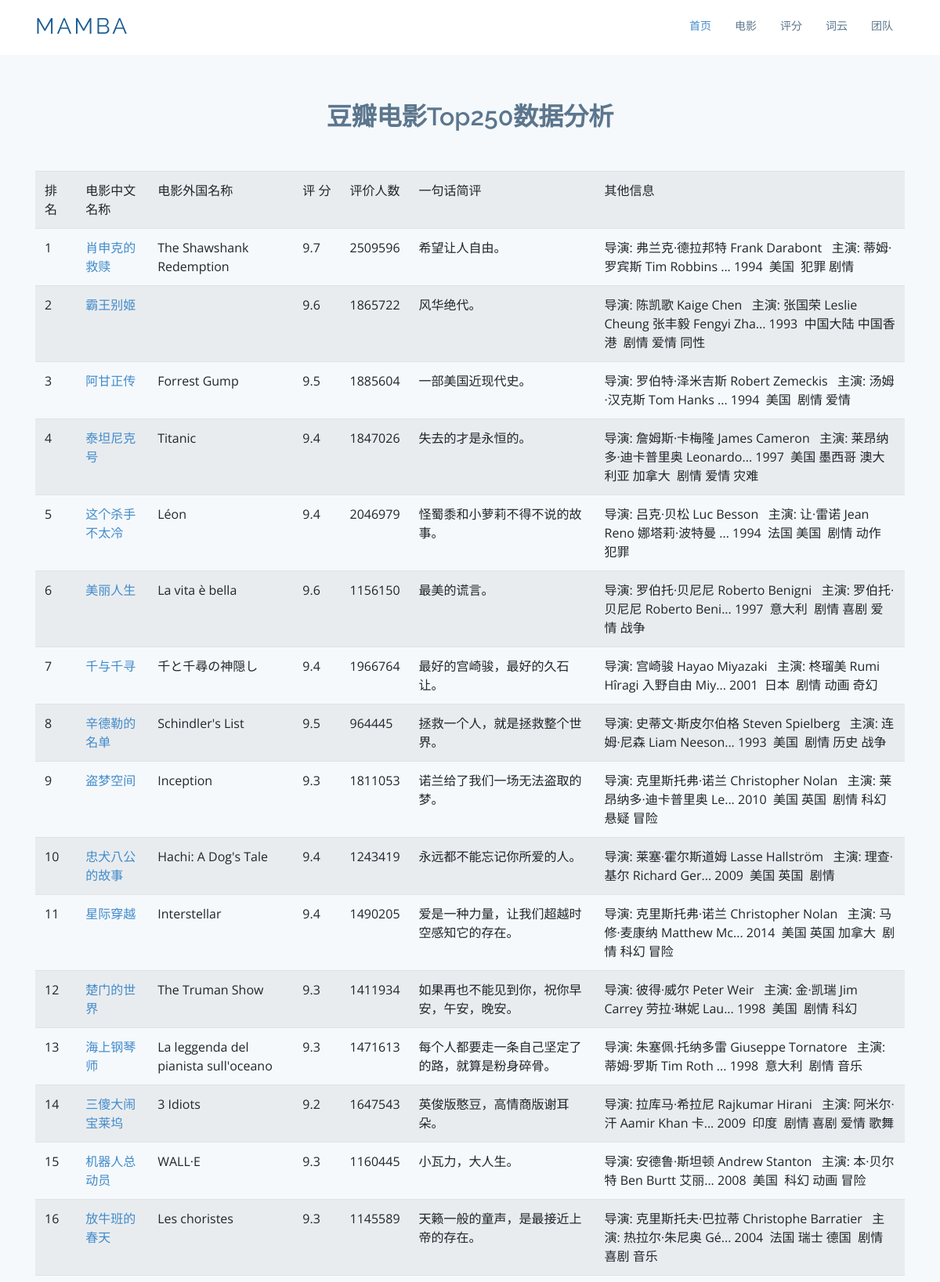
The page /movie (upper part) on the database its author committed.
### tables this page shows
CREATE TABLE movie250
        (
        id integer primary key autoincrement,
        info_link  text,
        img_link   text,
        cname varchar ,
        ename varchar ,
        score numeric ,
        rated numeric ,
        instroduction text,
        info text
        );

### app.py (the view)
@app.route('/movie')
def movie():
    datalist=[]
    con= sqlite3.connect("movie.db")
    cur= con.cursor()
    sql="select * from movie250"
    data= cur.execute(sql)
    for item in data:
        datalist.append(item)
    cur.close()
    con.close()
    return render_template("movie.html",movies=datalist)

### templates/movie.html (shortened to what this page needs)
<!DOCTYPE html>
<html lang="en">
<head>
  <link href="static/assets/vendor/bootstrap/css/bootstrap.min.css" rel="stylesheet">
  <link href="static/assets/vendor/icofont/icofont.min.css" rel="stylesheet">
  <link href="static/assets/vendor/boxicons/css/boxicons.min.css" rel="stylesheet">
  <link href="static/assets/vendor/animate.css/animate.min.css" rel="stylesheet">
  <link href="static/assets/vendor/venobox/venobox.css" rel="stylesheet">
  <link href="static/assets/vendor/aos/aos.css" rel="stylesheet">
  <link href="static/assets/css/style.css" rel="stylesheet">
</head>
<body>
  <header id="header">
    <div class="container">
      <div class="logo float-left">
        <h1 class="text-light"><a href="temp.html"><span>Mamba</span></a></h1>
      </div>
      <nav class="nav-menu float-right d-none d-lg-block">
        <ul>
          <li class="active"><a href="/index">首页</a></li>
          <li><a href="/movie">电影</a></li>
          <li><a href="/score">评分</a></li>
          <li><a href="/word">词云</a></li>
          <li><a href="/team">团队</a></li>
        </ul>
      </nav>
    </div>
  </header>
    <section id="team" class="counts section-bg">
      <div class="container">
        <div class="section-title">
          <h2>豆瓣电影Top250数据分析</h2>
        </div>
          <table class="table table-striped">
              <tr>
                  <td>排名</td>
                  <td>电影中文名称</td>
                  <td>电影外国名称</td>
                  <td>评&nbsp分</td>
                  <td>评价人数</td>
                  <td>一句话简评</td>
                  <td>其他信息</td>
              </tr>
              {% for movie in movies %}
              <tr>
                  <td>{{movie[0]}}</td>
                  <td><a href="{{ movie[1] }}" target="_blank">{{movie[3]}}</a></td>
                  <td>{{movie[4]}}</td>
                  <td>{{movie[5]}}</td>
                  <td>{{movie[6]}}</td>
                  <td>{{movie[7]}}</td>
                  <td>{{movie[8]}}</td>
              </tr>
              {% endfor %}
          </table>
      </div>
    </section>
</body>
</html>

### static/assets/css/style.css (style rules this page uses)
body { font-family: "Open Sans", sans-serif; color: #444; }
a { color: #428bca; }
h1, h2, h3, h4, h5, h6, .font-primary { font-family: "Raleway", sans-serif; }
#header { height: 70px; transition: all 0.5s; transition: all 0.5s; padding: 10px 0; background: #fff; z-index: 997; }
#header .logo h1 { font-size: 28px; margin: 0; padding: 10px 0; line-height: 1; font-weight: 400; letter-spacing: 3px; text-transform: uppercase; }
#header .logo h1 a, #header .logo h1 a:hover { color: #1c5c93; text-decoration: none; }
.nav-menu, .nav-menu * { margin: 0; padding: 0; list-style: none; }
.nav-menu > ul > li { position: relative; white-space: nowrap; float: left; }
.nav-menu a { display: block; position: relative; color: #5c768d; padding: 12px 15px; transition: 0.3s; font-size: 14px; font-family: "Open Sans", sans-serif; }
.nav-menu a:hover, .nav-menu .active > a, .nav-menu li:hover > a { color: #428bca; text-decoration: none; }
.mobile-nav { position: fixed; top: 0; bottom: 0; z-index: 9999; overflow-y: auto; left: -260px; width: 260px; padding-top: 18px; background: #1f3548; transition: 0.4s; }
.mobile-nav * { margin: 0; padding: 0; list-style: none; }
.mobile-nav a { display: block; position: relative; color: #e3f0fc; padding: 10px 20px; font-weight: 500; }
.mobile-nav a:hover, .mobile-nav .active > a, .mobile-nav li:hover > a { color: #9eccf4; text-decoration: none; }
section { padding: 60px 0; }
.section-bg { background-color: #f5f9fc; }
.section-title { text-align: center; padding-bottom: 30px; }
.section-title h2 { font-size: 32px; font-weight: 600; margin-bottom: 20px; padding-bottom: 0; color: #5c768d; }
.counts { padding-bottom: 30px; }

### rows shown on the page
movie250: id "1", cname "肖申克的救赎", ename "The Shawshank Redemption", score "9.7", rated "2509596", instroduction "希望让人自由。", info "导演: 弗兰克·德拉邦特 Frank Darabont 主演: 蒂姆·罗宾斯 Tim Robbins ... 1994 美国 犯罪 剧情"
movie250: id "2", cname "霸王别姬", score "9.6", rated "1865722", instroduction "风华绝代。", info "导演: 陈凯歌 Kaige Chen 主演: 张国荣 Leslie Cheung 张丰毅 Fengyi Zha... 1993 中国大陆 中国香港 剧情 爱情 同性"
movie250: id "3", cname "阿甘正传", ename "Forrest Gump", score "9.5", rated "1885604", instroduction "一部美国近现代史。", info "导演: 罗伯特·泽米吉斯 Robert Zemeckis 主演: 汤姆·汉克斯 Tom Hanks ... 1994 美国 剧情 爱情"
movie250: id "4", cname "泰坦尼克号", ename "Titanic", score "9.4", rated "1847026", instroduction "失去的才是永恒的。", info "导演: 詹姆斯·卡梅隆 James Cameron 主演: 莱昂纳多·迪卡普里奥 Leonardo... 1997 美国 墨西哥 澳大利亚 加拿大 剧情 爱情 灾难"
movie250: id "5", cname "这个杀手不太冷", ename "Léon", score "9.4", rated "2046979", instroduction "怪蜀黍和小萝莉不得不说的故事。", info "导演: 吕克·贝松 Luc Besson 主演: 让·雷诺 Jean Reno 娜塔莉·波特曼 ... 1994 法国 美国 剧情 动作 犯罪"
movie250: id "6", cname "美丽人生", ename "La vita è bella", score "9.6", rated "1156150", instroduction "最美的谎言。", info "导演: 罗伯托·贝尼尼 Roberto Benigni 主演: 罗伯托·贝尼尼 Roberto Beni... 1997 意大利 剧情 喜剧 爱情 战争"
movie250: id "7", cname "千与千寻", ename "千と千尋の神隠し", score "9.4", rated "1966764", instroduction "最好的宫崎骏，最好的久石让。", info "导演: 宫崎骏 Hayao Miyazaki 主演: 柊瑠美 Rumi Hîragi 入野自由 Miy... 2001 日本 剧情 动画 奇幻"
movie250: id "8", cname "辛德勒的名单", ename "Schindler's List", score "9.5", rated "964445", instroduction "拯救一个人，就是拯救整个世界。", info "导演: 史蒂文·斯皮尔伯格 Steven Spielberg 主演: 连姆·尼森 Liam Neeson... 1993 美国 剧情 历史 战争"
movie250: id "9", cname "盗梦空间", ename "Inception", score "9.3", rated "1811053", instroduction "诺兰给了我们一场无法盗取的梦。", info "导演: 克里斯托弗·诺兰 Christopher Nolan 主演: 莱昂纳多·迪卡普里奥 Le... 2010 美国 英国 剧情 科幻 悬疑 冒险"
movie250: id "10", cname "忠犬八公的故事", ename "Hachi: A Dog's Tale", score "9.4", rated "1243419", instroduction "永远都不能忘记你所爱的人。", info "导演: 莱塞·霍尔斯道姆 Lasse Hallström 主演: 理查·基尔 Richard Ger... 2009 美国 英国 剧情"
movie250: id "11", cname "星际穿越", ename "Interstellar", score "9.4", rated "1490205", instroduction "爱是一种力量，让我们超越时空感知它的存在。", info "导演: 克里斯托弗·诺兰 Christopher Nolan 主演: 马修·麦康纳 Matthew Mc... 2014 美国 英国 加拿大 剧情 科幻 冒险"
movie250: id "12", cname "楚门的世界", ename "The Truman Show", score "9.3", rated "1411934", instroduction "如果再也不能见到你，祝你早安，午安，晚安。", info "导演: 彼得·威尔 Peter Weir 主演: 金·凯瑞 Jim Carrey 劳拉·琳妮 Lau... 1998 美国 剧情 科幻"
movie250: id "13", cname "海上钢琴师", ename "La leggenda del pianista sull'oceano", score "9.3", rated "1471613", instroduction "每个人都要走一条自己坚定了的路，就算是粉身碎骨。", info "导演: 朱塞佩·托纳多雷 Giuseppe Tornatore 主演: 蒂姆·罗斯 Tim Roth ... 1998 意大利 剧情 音乐"
movie250: id "14", cname "三傻大闹宝莱坞", ename "3 Idiots", score "9.2", rated "1647543", instroduction "英俊版憨豆，高情商版谢耳朵。", info "导演: 拉库马·希拉尼 Rajkumar Hirani 主演: 阿米尔·汗 Aamir Khan 卡... 2009 印度 剧情 喜剧 爱情 歌舞"
movie250: id "15", cname "机器人总动员", ename "WALL·E", score "9.3", rated "1160445", instroduction "小瓦力，大人生。", info "导演: 安德鲁·斯坦顿 Andrew Stanton 主演: 本·贝尔特 Ben Burtt 艾丽... 2008 美国 科幻 动画 冒险"
movie250: id "16", cname "放牛班的春天", ename "Les choristes", score "9.3", rated "1145589", instroduction "天籁一般的童声，是最接近上帝的存在。", info "导演: 克里斯托夫·巴拉蒂 Christophe Barratier 主演: 热拉尔·朱尼奥 Gé... 2004 法国 瑞士 德国 剧情 喜剧 音乐"
